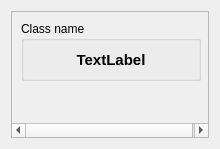
<ui version="4.0" >
 <class>ClassInfo</class>
 <widget class="QWidget" name="ClassInfo" >
  <property name="geometry" >
   <rect>
    <x>0</x>
    <y>0</y>
    <width>220</width>
    <height>149</height>
   </rect>
  </property>
  <property name="windowTitle" >
   <string>Form</string>
  </property>
  <layout class="QHBoxLayout" name="horizontalLayout" >
   <item>
    <widget class="QScrollArea" name="scrollArea" >
     <property name="widgetResizable" >
      <bool>true</bool>
     </property>
     <widget class="QWidget" name="scrollAreaWidgetContents" >
      <property name="geometry" >
       <rect>
        <x>0</x>
        <y>0</y>
        <width>198</width>
        <height>127</height>
       </rect>
      </property>
      <layout class="QVBoxLayout" name="verticalLayout_2" >
       <item>
        <widget class="QGroupBox" name="classNameGroupBox" >
         <property name="minimumSize" >
          <size>
           <width>180</width>
           <height>60</height>
          </size>
         </property>
         <property name="maximumSize" >
          <size>
           <width>16777215</width>
           <height>60</height>
          </size>
         </property>
         <property name="title" >
          <string>Class name</string>
         </property>
         <layout class="QVBoxLayout" name="verticalLayout" >
          <item>
           <widget class="QLabel" name="className" >
            <property name="font" >
             <font>
              <pointsize>11</pointsize>
              <weight>75</weight>
              <bold>true</bold>
             </font>
            </property>
            <property name="text" >
             <string>TextLabel</string>
            </property>
            <property name="alignment" >
             <set>Qt::AlignCenter</set>
            </property>
           </widget>
          </item>
         </layout>
        </widget>
       </item>
       <item>
        <spacer name="verticalSpacer" >
         <property name="orientation" >
          <enum>Qt::Vertical</enum>
         </property>
         <property name="sizeHint" stdset="0" >
          <size>
           <width>20</width>
           <height>40</height>
          </size>
         </property>
        </spacer>
       </item>
      </layout>
     </widget>
    </widget>
   </item>
  </layout>
 </widget>
 <resources/>
 <connections/>
</ui>
